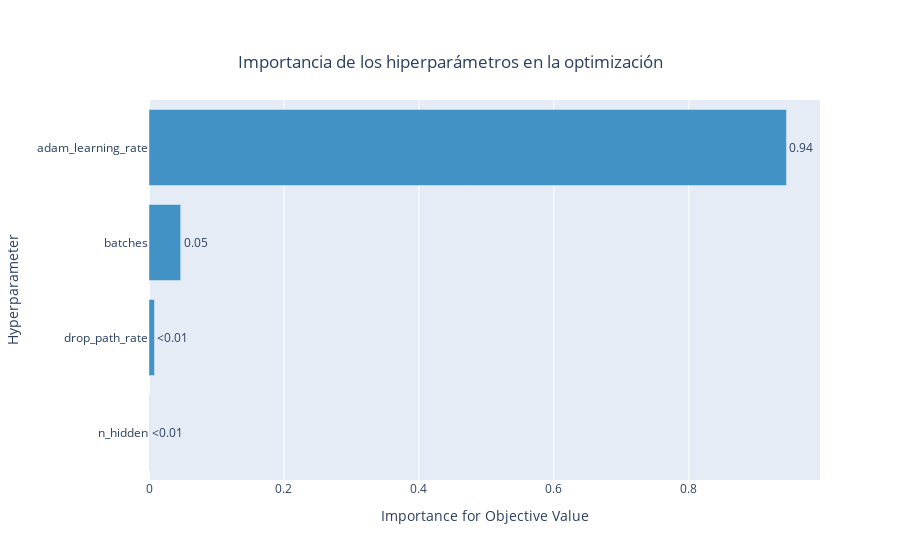

Notebook code for this chart:
### Markdown cell above
# Graficas obetenidas de la optimización

### Code cell
# import plotly.io as pio
fig = optuna.visualization.plot_param_importances(study_CNN)
# pio.write_image(fig, 'nombre_del_archivo.png')
config = {
  'toImageButtonOptions': {
    'format': 'png', # one of png, svg, jpeg, webp
    'filename': 'custom_image',
    'height': 500,
    'width': 1000,
    'scale':4 # Multiply title/legend/axis/canvas sizes by this factor
  }
}
fig.update_layout(title={
                    'text':"Importancia de los hiperparámetros en la optimización",
                    'x':0.5, #Centrar el título horizontalmente
                    'y':0.90, #Posicionar el título en la parte superior
                    'xanchor': 'center',
                    'yanchor': 'top'})
fig.show( config=config)

### Figure 1 — Plotly figure (JSON) as saved in the notebook; plotly's stock layout.template omitted (floating-point values rounded to 4 significant figures)
{"data": [{"cliponaxis": false, "hovertemplate": ["n_hidden (CategoricalDistribution): 0.00034810616659315804<extra></extra>", "drop_path_rate (FloatDistribution): 0.008111182806851016<extra></extra>", "batches (IntDistribution): 0.04690637545644777<extra></extra>", "adam_learning_rate (FloatDistribution): 0.9446343355701081<extra></extra>"], "marker": {"color": "rgb(66,146,198)"}, "orientation": "h", "text": ["<0.01", "<0.01", "0.05", "0.94"], "textposition": "outside", "type": "bar", "x": [0.0003481, 0.008111, 0.04691, 0.9446], "y": ["n_hidden", "drop_path_rate", "batches", "adam_learning_rate"]}], "layout": {"showlegend": false, "title": {"text": "Importancia de los hiperparámetros en la optimización", "x": 0.5, "xanchor": "center", "y": 0.9, "yanchor": "top"}, "xaxis": {"title": {"text": "Importance for Objective Value"}}, "yaxis": {"title": {"text": "Hyperparameter"}}}}
